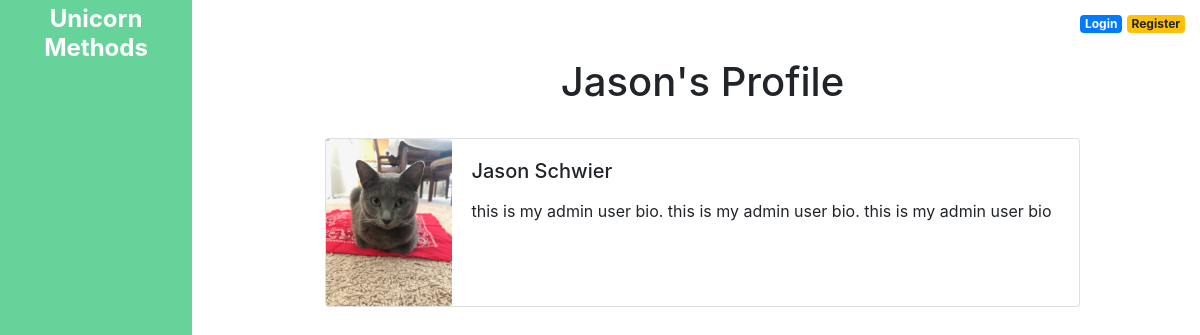
/members/1/profile/, run on the app's committed database.
### theblog/models.py (models this page shows, shortened)
class Profile(models.Model):
	user = models.OneToOneField(User, null=True, on_delete=models.CASCADE)
	bio = models.TextField()
	profile_pic = models.ImageField(null=True, blank=True, upload_to="images/profile")
	title = models.CharField(max_length= 255, null=True, blank=True)
	website_url = models.CharField(max_length= 255, null=True, blank=True)
	facebook_url = models.CharField(max_length= 255, null=True, blank=True)
	instagram_url = models.CharField(max_length= 255, null=True, blank=True)
	pintrest_url = models.CharField(max_length= 255, null=True, blank=True)

### members/views.py (the view)
# urls.py: path('<int:pk>/profile/', ShowProfilePageView.as_view(), name = 'show_profile_page'),
class ShowProfilePageView(DetailView):
	model = Profile
	template_name = 'registration/user_profile.html'
	def get_context_data(self, *args, **kwargs):
		context = super(ShowProfilePageView, self).get_context_data(*args, **kwargs)
		page_user = get_object_or_404(Profile, id=self.kwargs['pk'])
		context["page_user"] = page_user
		return context

### members/templates/registration/user_profile.html (shortened to what this page needs)
{% extends 'base.html' %}
{% load static %}
{% block content %}
<div class="home">
<br/>
<h1><center>{{ page_user.user.first_name }}'s Profile</center> </h1>
<div class="card mb-3">
  <div class="row no-gutters">
    <div class="col-md-2">
    {% if page_user.profile_pic %}
        <img src="{{ page_user.profile_pic.url }}" class="card-img">
    {% else %}
        <img src="{% static 'theblog/images/default.jpg' %}" class="card-img">
    {% endif %}
    </div>
    <div class="col-md-10">
      <div class="card-body">
        <h5 class="card-title">{{ page_user.user.first_name }} {{ page_user.user.last_name }}</h5>
        <p class="small text-muted">
        <p class="card-text">
            {{ page_user.bio }}
        </p>
      </div>
    </div>
  </div>
</div>
</div>
{% endblock %}

### static/theblog/css/main.css (style rules this page uses)
.home { padding-left: 280px; padding-right: 75px; padding-top: 0px; }

### data on the page
Profile: user.first_name "Jason", profile_pic (picture), user.last_name "Schwier", bio "this is my admin user bio. this is my admin user bio. this is my admin user bio"
